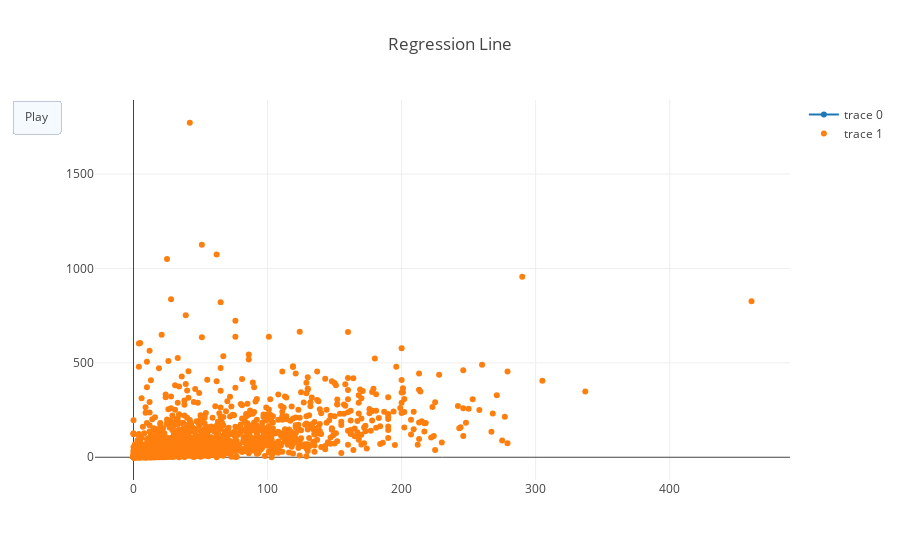

Notebook cell for this chart:
### Code cell
from plotly.offline import init_notebook_mode, iplot
from IPython.display import display, HTML

init_notebook_mode(connected=True)

budgets = list(map(lambda movie: movie['budget_2013$'], scaled_movies))
domestic_revenues = list(map(lambda movie: movie['domgross_2013$'], scaled_movies))

figure = {'data': [{'x': [0], 'y': [0]}, {'x': budgets, 'y': domestic_revenues, 'mode': 'markers'}],
          'layout': {'title': 'Regression Line',
                     'updatemenus': [{'type': 'buttons',
                                      'buttons': [{'label': 'Play',
                                                   'method': 'animate',
                                                   'args': [None]}]}]
                    },
          'frames': frames}
iplot(figure)

### Figure 1 — Plotly figure (JSON) as saved in the notebook; plotly's stock layout.template omitted (floating-point values rounded to 4 significant figures; data arrays with more than 128 entries replaced by an {"elided": "..."} marker saying what was removed)
{"data": [{"type": "scatter", "uid": "7302c294-9ece-4434-bd73-ad567735d125", "x": [0], "y": [0]}, {"mode": "markers", "type": "scatter", "uid": "4758cc13-41f4-4327-b83b-0b3cf5715be5", "x": {"elided": "1776 int values"}, "y": {"elided": "1776 float values"}}], "layout": {"title": {"text": "Regression Line"}, "updatemenus": [{"buttons": [{"args": [null], "label": "Play", "method": "animate"}], "type": "buttons"}]}}
